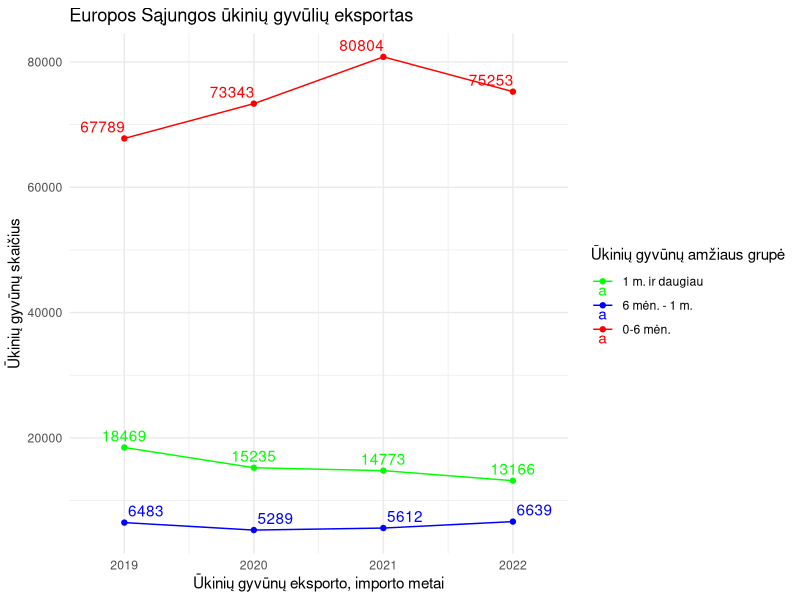
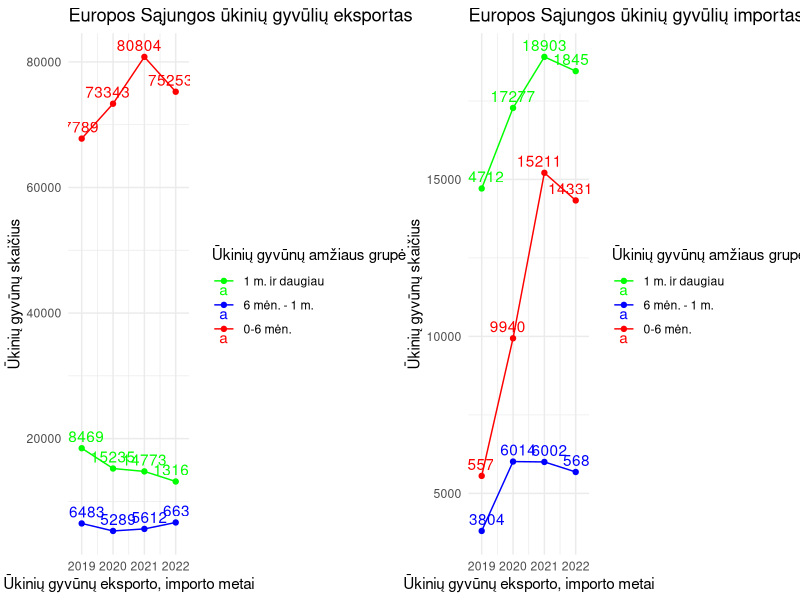

Generate these figures, in order, with R:
# Load required libraries
library(readxl)
library(dplyr)
library(ggplot2)
library(ggpubr)  # for ggarrange function

# Read the Excel file
data <- read_excel("gyvuliai_01.xlsx")

EU_salys <- c("VOKIETIJOS FEDERACINĖ RESPUBLIKA",
              "PRANCŪZIJOS RESPUBLIKA",
              "LATVIJOS RESPUBLIKA",
              "LENKIJOS RESPUBLIKA",
              "ESTIJOS RESPUBLIKA",
              "SUOMIJOS RESPUBLIKA",
              "LIETUVOS RESPUBLIKA",
              "ČEKIJOS RESPUBLIKA",
              "ITALIJOS RESPUBLIKA",
              "BULGARIJOS RESPUBLIKA",
              "NYDERLANDŲ KARALYSTĖ",
              "LIUKSEMBURGO DIDŽIOJI HERCOGYSTĖ",  
              "VENGRIJOS RESPUBLIKA",
              "ISPANIJOS KARALYSTĖ",
              "PORTUGALIJOS RESPUBLIKA",
              "AIRIJA",
              "ŠVEDIJOS KARALYSTĖ",
              "SLOVĖNIJOS RESPUBLIKA",
              "RUMUNIJA",
              "DANIJOS KARALYSTĖ",
              "SLOVAKIJOS RESPUBLIKA",
              "GRAIKIJOS RESPUBLIKA")


# Filter data for the year 2019, importo požymis, and calculate sum of animals for each age group
filtered_data_exportas <- data %>%
  filter(`Ūkinių gyvūnų eksporto, importo metai` >= 2019 & 
           `Ūkinių gyvūnų eksporto, importo metai` <= 2022 &
           `Ūkinių gyvūnų eksporto, importo požymis` == "Eksportas" &
           `Šalies pavadinimas` %in% EU_salys) %>%
  group_by(`Ūkinių gyvūnų eksporto, importo metai`, `Ūkinių gyvūnų amžiaus grupė`) %>%
  summarise(total_animals = sum(`Ūkinių gyvūnų skaičius`))

# Custom labels and colors
etikete <- c("1 m. ir daugiau", "6 mėn. - 1 m.", "0-6 mėn.")
spalvos <- c("green", "blue", "red")

# Plot with custom legend labels
plot1 <- ggplot(filtered_data_exportas, aes(x=`Ūkinių gyvūnų eksporto, importo metai`, y=total_animals, color=`Ūkinių gyvūnų amžiaus grupė`)) +
  geom_line() +
  geom_point() +
  geom_text(aes(label = total_animals), position = position_dodge(0.5), vjust = -0.5) +
  labs(title = "Europos Sąjungos ūkinių gyvūlių eksportas",
       x = "Ūkinių gyvūnų eksporto, importo metai",
       y = "Ūkinių gyvūnų skaičius",
       color = "Ūkinių gyvūnų amžiaus grupė") +
  scale_color_manual(values = spalvos,
                     breaks = etikete,
                     labels = etikete) +
  theme_minimal()

# Print the plot
print(plot1)


# Filter data for the year 2019, importo požymis, and calculate sum of animals for each age group
filtered_data_importas <- data %>%
  filter(`Ūkinių gyvūnų eksporto, importo metai` >= 2019 & 
           `Ūkinių gyvūnų eksporto, importo metai` <= 2022 &
           `Ūkinių gyvūnų eksporto, importo požymis` == "Importas" &
           `Šalies pavadinimas` %in% EU_salys) %>%
  group_by(`Ūkinių gyvūnų eksporto, importo metai`, `Ūkinių gyvūnų amžiaus grupė`) %>%
  summarise(total_animals = sum(`Ūkinių gyvūnų skaičius`))

# Plot the second graph for "importas"
plot2 <- ggplot(filtered_data_importas, aes(x=`Ūkinių gyvūnų eksporto, importo metai`, y=total_animals, color=`Ūkinių gyvūnų amžiaus grupė`)) +
  geom_line() +
  geom_point() +
  geom_text(aes(label = total_animals), position = position_dodge(0.5), vjust = -0.5) +  # Adjust the position of labels
  labs(title = "Europos Sąjungos ūkinių gyvūlių importas",
       x = "Ūkinių gyvūnų eksporto, importo metai",
       y = "Ūkinių gyvūnų skaičius",
       color = "Ūkinių gyvūnų amžiaus grupė") +
  scale_color_manual(values = spalvos,
                     breaks = etikete,
                     labels = etikete) +
  theme_minimal()



# Arrange both graphs using ggarrange
ggarrange(plot1, plot2, ncol = 2, nrow = 1)


filtered <- data %>%
  filter(`Ūkinių gyvūnų eksporto, importo metai` == 2019 & 
           `Ūkinių gyvūnų eksporto, importo požymis` == "Eksportas" &
           `Šalies pavadinimas` %in% EU_salys)